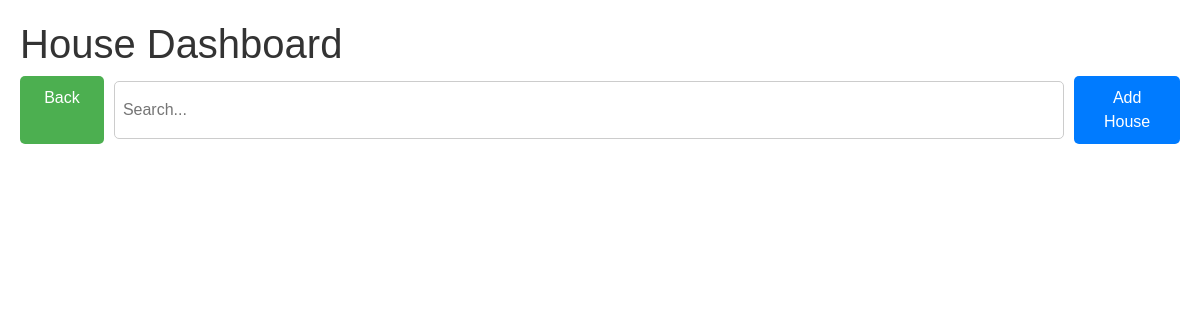
The app's page /house_hold (signed in), older data.
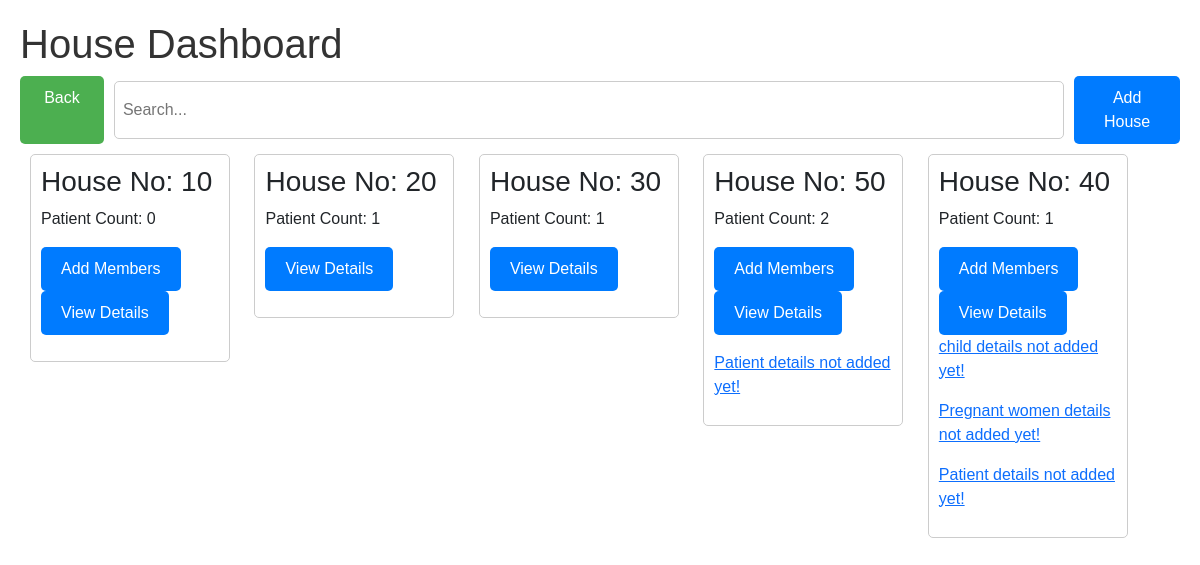
The same page, newer data.
### ashaease/models.py (models this page shows)
class House(models.Model):
    user = models.ForeignKey(User, on_delete=models.CASCADE, related_name="houses")
    house_no = models.CharField(max_length=20)
    house_address = models.TextField()
    no_of_members = models.IntegerField(default=0)
    added_no_of_members = models.IntegerField(default=0)
    is_no_of_members_added = models.BooleanField(default=False)
    child_onboard = models.BooleanField(default=False)
    child_cound = models.IntegerField(default=0)
    added_child_cound = models.IntegerField(default=0)
    is_child_added = models.BooleanField(default=False)
    pregnant_onboard = models.BooleanField(default=False)
    pregnant_cound = models.IntegerField(default=0)
    added_pregnant_cound = models.IntegerField(default=0)
    is_pregnant_added = models.BooleanField(default=False)
    patients_onboard = models.BooleanField(default=False)
    patients_cound = models.IntegerField(default=0)
    added_patients_cound = models.IntegerField(default=0)
    is_patients_added = models.BooleanField(default=False)

### ashaease/views.py (the view, shortened to what this page needs)
# urls.py: path('house_hold', views.house_hold, name='house_hold'),
def house_hold(request):
    house = House.objects.filter(user=request.user)
    context = {
        'house' : house
    }
    return render(request, 'household.html', context)

### ashaease/templates/household.html (shortened to what this page needs)
<!DOCTYPE html>
<html lang="en">
<head>
    <link rel="stylesheet" href="https://stackpath.bootstrapcdn.com/bootstrap/5.3.0/css/bootstrap.min.css">
</head>
<body>
    <div class="dashboard">
        <h1>House Dashboard</h1>
        <div style="display: flex;">
            <a class="btn" href="home" style="margin-right: 10px;">Back</a>
            <input type="text" id="searchInput" placeholder="Search..." style="margin-right: 10px;">
            <button id="addHouseButton" onclick="toggleAddHouseForm()">Add House</button>
        </div>
        <div id="cardContainer">
            {% for i in house %}
            <div class="card">
                <h3>House No: {{ i.house_no }}</h3>
                <p>Patient Count: {{ i.patients_cound }}</p>
                {% if i.is_no_of_members_added == False %}
                <form method="post" action="add_member_request">
                    <button type="submit">Add Members</button>
                </form>
                {% endif %}
                <form method="post" action="house_details">
                    <button type="submit">View Details</button>
                </form>
                <p>{% if i.is_child_added == False and i.child_cound != 0 %} <a href="children">child details not added yet!</a> {% endif %}</p>
                <p>{% if i.is_pregnant_added == False and i.pregnant_cound != 0 %} <a href="pregnant">Pregnant women details not added yet!</a> {% endif %}</p>
                <p>{% if i.is_patients_added == False and i.patients_cound != 0 %} <a href="patient">Patient details not added yet!</a> {% endif %}</p>
            </div>
            {% endfor %}
        </div>
    </div>
</body>
</html>

### ashaease/templates/household.html (style rules this page uses)
.dashboard { margin: 20px; font-family: Arial, sans-serif; }
h1 { color: #333; }
input[type="text"], textarea { width: calc(100% - 20px); padding: 8px; margin: 5px 0; border: 1px solid #ccc; border-radius: 5px; box-sizing: border-box; }
button { padding: 10px 20px; background-color: #007bff; color: #fff; border: none; border-radius: 5px; cursor: pointer; }
.dashboard { margin: 20px; }
.btn { width: 8%; background-color: #4CAF50; border: none; color: white; padding: 10px 20px; text-align: center; text-decoration: none; display: inline-block; font-size: 16px; border-radius: 5px; cursor: pointer; }
.card { border: 1px solid #ccc; border-radius: 5px; padding: 10px; margin: 10px; width: 200px; display: inline-block; vertical-align: top; }

Row changes from the older to the newer data that the page shows:
added House: house_no "10", patients_cound "0"
added House: house_no "20", patients_cound "1"
added House: house_no "30", patients_cound "1"
added House: house_no "50", patients_cound "2", is_patients_added "Patient details not added yet!"
added House: house_no "40", patients_cound "1", is_child_added "child details not added yet!", is_pregnant_added "Pregnant women details not added yet!", is_patients_added "Patient details not added yet!"
